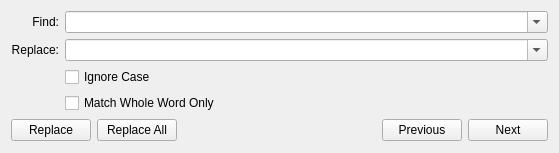
<ui version="4.0" >
 <class>FindReplaceUi</class>
 <widget class="QDialog" name="FindReplaceUi" >
  <property name="geometry" >
   <rect>
    <x>0</x>
    <y>0</y>
    <width>559</width>
    <height>153</height>
   </rect>
  </property>
  <property name="windowTitle" >
   <string>Find</string>
  </property>
  <layout class="QVBoxLayout" >
   <item>
    <layout class="QGridLayout" >
     <item row="0" column="1" >
      <widget class="QComboBox" name="findBox" >
       <property name="sizePolicy" >
        <sizepolicy vsizetype="Fixed" hsizetype="Expanding" >
         <horstretch>0</horstretch>
         <verstretch>0</verstretch>
        </sizepolicy>
       </property>
       <property name="editable" >
        <bool>true</bool>
       </property>
      </widget>
     </item>
     <item row="0" column="0" >
      <widget class="QLabel" name="label" >
       <property name="text" >
        <string>Find:</string>
       </property>
       <property name="alignment" >
        <set>Qt::AlignRight|Qt::AlignTrailing|Qt::AlignVCenter</set>
       </property>
       <property name="buddy" >
        <cstring>findBox</cstring>
       </property>
      </widget>
     </item>
     <item row="1" column="1" >
      <widget class="QComboBox" name="replaceBox" >
       <property name="sizePolicy" >
        <sizepolicy vsizetype="Fixed" hsizetype="Expanding" >
         <horstretch>0</horstretch>
         <verstretch>0</verstretch>
        </sizepolicy>
       </property>
       <property name="editable" >
        <bool>true</bool>
       </property>
      </widget>
     </item>
     <item row="1" column="0" >
      <widget class="QLabel" name="label_2" >
       <property name="text" >
        <string>Replace:</string>
       </property>
       <property name="alignment" >
        <set>Qt::AlignRight|Qt::AlignTrailing|Qt::AlignVCenter</set>
       </property>
       <property name="buddy" >
        <cstring>replaceBox</cstring>
       </property>
      </widget>
     </item>
     <item row="2" column="1" >
      <widget class="QCheckBox" name="ignoreCaseCheckBox" >
       <property name="text" >
        <string>Ignore Case</string>
       </property>
      </widget>
     </item>
     <item row="3" column="1" >
      <widget class="QCheckBox" name="wholeWordCheckBox" >
       <property name="text" >
        <string>Match Whole Word Only</string>
       </property>
      </widget>
     </item>
    </layout>
   </item>
   <item>
    <layout class="QHBoxLayout" >
     <item>
      <widget class="QPushButton" name="replaceButton" >
       <property name="focusPolicy" >
        <enum>Qt::NoFocus</enum>
       </property>
       <property name="text" >
        <string>Replace</string>
       </property>
      </widget>
     </item>
     <item>
      <widget class="QPushButton" name="replaceAllButton" >
       <property name="focusPolicy" >
        <enum>Qt::NoFocus</enum>
       </property>
       <property name="text" >
        <string>Replace All</string>
       </property>
      </widget>
     </item>
     <item>
      <spacer>
       <property name="orientation" >
        <enum>Qt::Horizontal</enum>
       </property>
       <property name="sizeHint" stdset="0" >
        <size>
         <width>40</width>
         <height>20</height>
        </size>
       </property>
      </spacer>
     </item>
     <item>
      <widget class="QPushButton" name="previousButton" >
       <property name="focusPolicy" >
        <enum>Qt::NoFocus</enum>
       </property>
       <property name="text" >
        <string>Previous</string>
       </property>
      </widget>
     </item>
     <item>
      <widget class="QPushButton" name="nextButton" >
       <property name="focusPolicy" >
        <enum>Qt::NoFocus</enum>
       </property>
       <property name="text" >
        <string>Next</string>
       </property>
      </widget>
     </item>
    </layout>
   </item>
   <item>
    <spacer>
     <property name="orientation" >
      <enum>Qt::Vertical</enum>
     </property>
     <property name="sizeHint" stdset="0" >
      <size>
       <width>20</width>
       <height>40</height>
      </size>
     </property>
    </spacer>
   </item>
  </layout>
 </widget>
 <resources/>
 <connections/>
</ui>
